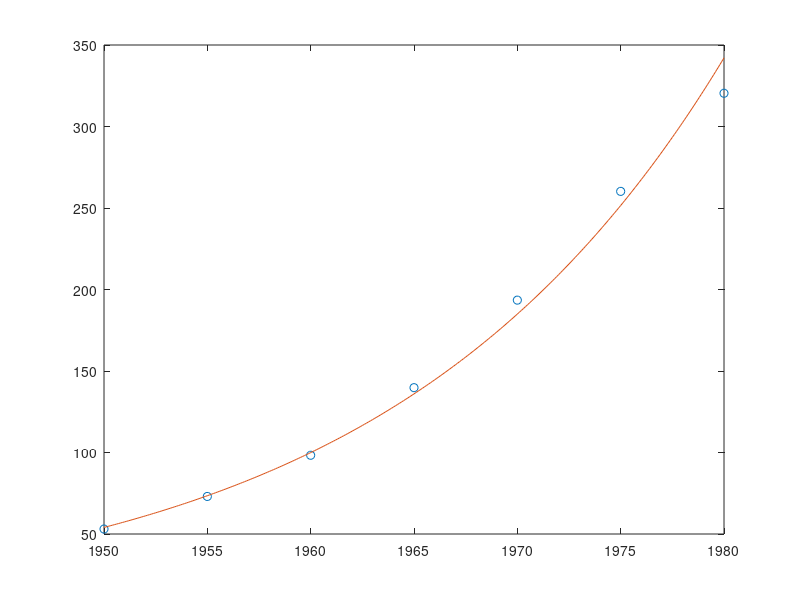

The MATLAB source for this figure:
%
% Estimate the exponential model of car supplies
%

t=[1950:5:1980]';
y=[53.05 73.04 98.31 139.78 193.48 260.20 320.39]';

b= log(y);
A=[];
for i=1:7
    A(i,:)=[1 t(i)];
end

c=(A'*A)\(A'*b);

d=exp(c(1));
a=c(2);

plot(t,y,'o');
hold on
time=1950:0.1:1980;
plot(time,d*exp(time*a));